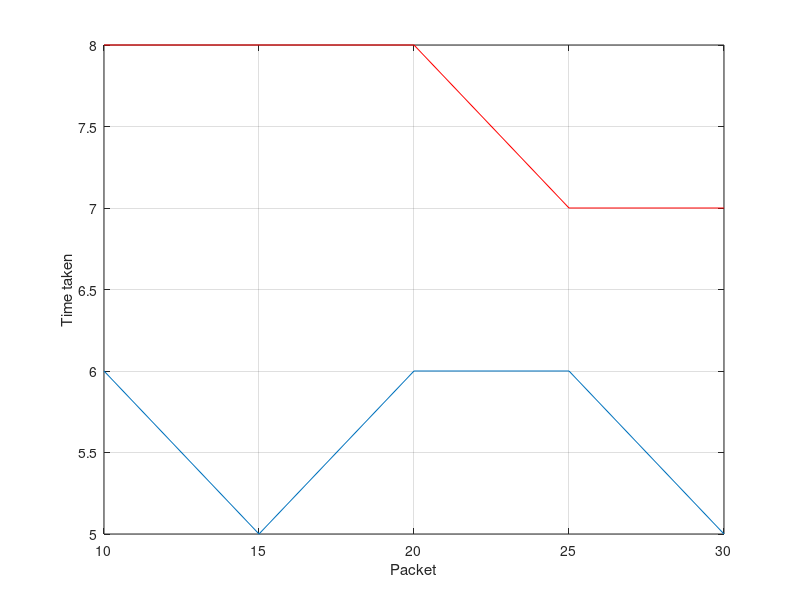

Write the MATLAB code that produced this figure.
time_of_hub=[6 5 6 6 5];
time_of_switch=[8 8 8 7 7];
packet=10:5:30;
plot(packet,time_of_hub)
hold on 
plot(packet,time_of_switch,'r')
xlabel('Packet');
ylabel('Time taken');
grid;
